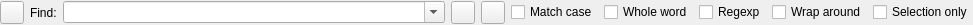
<?xml version="1.0" encoding="UTF-8"?>
<ui version="4.0">
 <class>SearchWidget</class>
 <widget class="QWidget" name="SearchWidget">
  <property name="geometry">
   <rect>
    <x>0</x>
    <y>0</y>
    <width>973</width>
    <height>25</height>
   </rect>
  </property>
  <property name="sizePolicy">
   <sizepolicy hsizetype="MinimumExpanding" vsizetype="Preferred">
    <horstretch>0</horstretch>
    <verstretch>0</verstretch>
   </sizepolicy>
  </property>
  <property name="windowTitle">
   <string>Find</string>
  </property>
  <layout class="QHBoxLayout" name="horizontalLayout">
   <property name="margin">
    <number>0</number>
   </property>
   <item>
    <widget class="QToolButton" name="closeButton">
     <property name="toolTip">
      <string>Press to close the window</string>
     </property>
     <property name="text">
      <string/>
     </property>
    </widget>
   </item>
   <item>
    <widget class="QLabel" name="label">
     <property name="text">
      <string>Find:</string>
     </property>
    </widget>
   </item>
   <item>
    <widget class="QComboBox" name="findtextCombo">
     <property name="sizePolicy">
      <sizepolicy hsizetype="Expanding" vsizetype="Fixed">
       <horstretch>0</horstretch>
       <verstretch>0</verstretch>
      </sizepolicy>
     </property>
     <property name="minimumSize">
      <size>
       <width>300</width>
       <height>0</height>
      </size>
     </property>
     <property name="editable">
      <bool>true</bool>
     </property>
     <property name="insertPolicy">
      <enum>QComboBox::InsertAtTop</enum>
     </property>
     <property name="duplicatesEnabled">
      <bool>false</bool>
     </property>
    </widget>
   </item>
   <item>
    <widget class="QToolButton" name="findPrevButton">
     <property name="toolTip">
      <string>Press to find the previous occurrence</string>
     </property>
    </widget>
   </item>
   <item>
    <widget class="QToolButton" name="findNextButton">
     <property name="toolTip">
      <string>Press to find the next occurrence</string>
     </property>
    </widget>
   </item>
   <item>
    <widget class="QCheckBox" name="caseCheckBox">
     <property name="text">
      <string>Match case</string>
     </property>
    </widget>
   </item>
   <item>
    <widget class="QCheckBox" name="wordCheckBox">
     <property name="text">
      <string>Whole word</string>
     </property>
    </widget>
   </item>
   <item>
    <widget class="QCheckBox" name="regexpCheckBox">
     <property name="text">
      <string>Regexp</string>
     </property>
    </widget>
   </item>
   <item>
    <widget class="QCheckBox" name="wrapCheckBox">
     <property name="text">
      <string>Wrap around</string>
     </property>
    </widget>
   </item>
   <item>
    <widget class="QCheckBox" name="selectionCheckBox">
     <property name="text">
      <string>Selection only</string>
     </property>
    </widget>
   </item>
  </layout>
 </widget>
 <tabstops>
  <tabstop>findtextCombo</tabstop>
  <tabstop>caseCheckBox</tabstop>
  <tabstop>wordCheckBox</tabstop>
  <tabstop>regexpCheckBox</tabstop>
  <tabstop>wrapCheckBox</tabstop>
  <tabstop>selectionCheckBox</tabstop>
  <tabstop>findNextButton</tabstop>
  <tabstop>findPrevButton</tabstop>
  <tabstop>closeButton</tabstop>
 </tabstops>
 <resources/>
 <connections/>
</ui>
